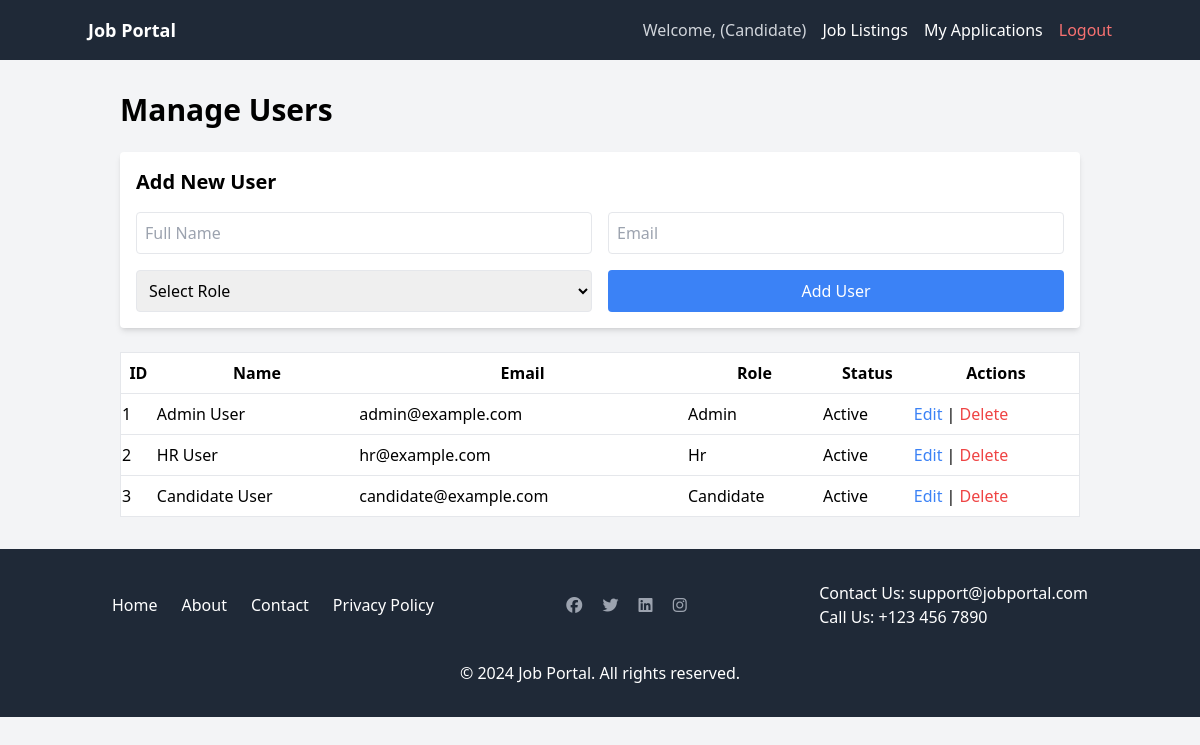
Screenshot of /admin/manage_user.php (signed in) with the database file from the repository.
### tables this page shows
CREATE TABLE users (
    id INT AUTO_INCREMENT PRIMARY KEY,
    name VARCHAR(100) NOT NULL,
    email VARCHAR(100) NOT NULL UNIQUE,
    password VARCHAR(255) NOT NULL,
    role ENUM('admin', 'hr', 'candidate') NOT NULL,
    status TINYINT(1) DEFAULT 1  
);

### admin/manage_user.php (the view, shortened to what this page needs)
<?php
$query = "SELECT * FROM users";
$result = mysqli_query($conn, $query);
?>
<!DOCTYPE html>
<html lang="en">
<head>
    <link rel="stylesheet" href="../assets/css/tailwind.css">
</head>
<body class="bg-gray-100">
    <?php include('../includes/header.php'); ?>
    <div class="container mx-auto p-8">
        <h1 class="text-3xl font-bold mb-6">Manage Users</h1>
        <form action="add_user.php" method="POST" class="mb-6 bg-white p-4 rounded shadow-md">
            <h2 class="text-xl font-semibold mb-4">Add New User</h2>
            <div class="grid grid-cols-1 md:grid-cols-2 gap-4">
                <input type="text" name="name" placeholder="Full Name" class="border p-2 rounded" required>
                <input type="email" name="email" placeholder="Email" class="border p-2 rounded" required>
                <select name="role" class="border p-2 rounded" required>
                    <option value="" disabled selected>Select Role</option>
                </select>
                <button type="submit" name="add_user" class="bg-blue-500 text-white px-4 py-2 rounded">Add User</button>
            </div>
        </form>
        <table class="min-w-full bg-white border border-gray-200 rounded">
            <thead>
                <tr>
                    <th class="py-2 border-b">ID</th>
                    <th class="py-2 border-b">Name</th>
                    <th class="py-2 border-b">Email</th>
                    <th class="py-2 border-b">Role</th>
                    <th class="py-2 border-b">Status</th>
                    <th class="py-2 border-b">Actions</th>
                </tr>
            </thead>
            <tbody>
                <?php while ($row = mysqli_fetch_assoc($result)) { ?>
                <tr>
                    <td class="py-2 border-b"><?php echo $row['id']; ?></td>
                    <td class="py-2 border-b"><?php echo htmlspecialchars($row['name']); ?></td>
                    <td class="py-2 border-b"><?php echo htmlspecialchars($row['email']); ?></td>
                    <td class="py-2 border-b"><?php echo ucfirst($row['role']); ?></td>
                    <td class="py-2 border-b"><?php echo $row['status'] == 1 ? 'Active' : 'Inactive'; ?></td>
                    <td class="py-2 border-b">
                        <a href="edit_user.php?id=<?php echo $row['id']; ?>" class="text-blue-500 hover:underline">Edit</a> |
                        <a href="delete_user.php?id=<?php echo $row['id']; ?>" class="text-red-500 hover:underline" onclick="return confirm('Are you sure?')">Delete</a>
                    </td>
                </tr>
                <?php } ?>
            </tbody>
        </table>
    </div>
    <?php include('../includes/footer.php'); ?>
</body>
</html>

### rows the page displays
users: id "1", name "Admin User", email "admin@example.com", role "Admin", status "Active"
users: id "2", name "HR User", email "hr@example.com", role "Hr", status "Active"
users: id "3", name "Candidate User", email "candidate@example.com", role "Candidate", status "Active"

### other values shown
$user_role "Candidate"
